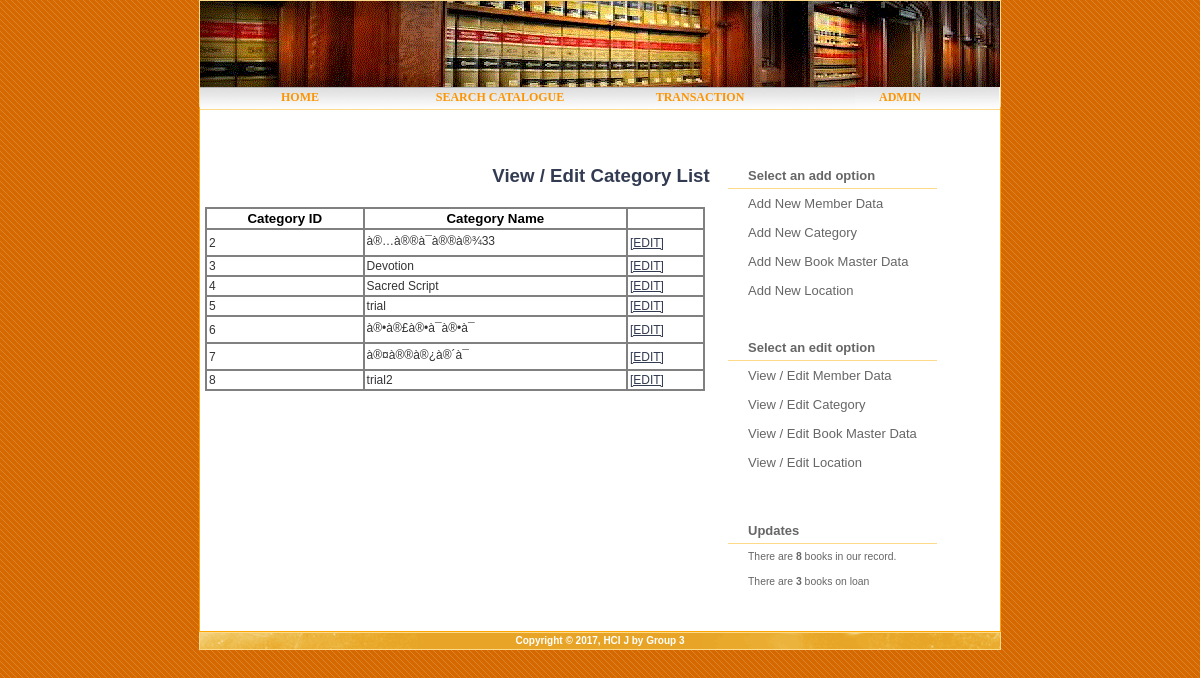
The page /library/catlist.php on the database its author committed.
### tables this page shows
CREATE TABLE `category` (
  `cat_id` int(11) NOT NULL AUTO_INCREMENT,
  `cat_name` varchar(50) NOT NULL,
  PRIMARY KEY (`cat_id`),
  UNIQUE KEY `cat_name` (`cat_name`)
);

### library/catlist.php (the view, shortened to what this page needs)
<?php
 $link=mysqli_connect('localhost','root','','library') or die (mysqli_connect_error());
$query = "SELECT * FROM category ";
$result = mysqli_query($link,$query);
$num_supp_name = mysqli_num_rows($result);?>
<html>
    <head>
        <link href="/library_j/css/default.css" rel="stylesheet" type="text/css" />
    </head>
    <body>
        <div id="wrapper">
<?php include_once $_SERVER['DOCUMENT_ROOT'] .'/library_j/includes/header.php'; ?>
                <div id="page">
                <div id="content">
                    <div id="welcome">
 <h2 class="head2" ><a class="head">View / Edit Category List</a></h2>
 <table class="aatable" style="width:500px; position:relative;left:-30px;">
<tr>
<th >Category ID</th>
<th>Category Name</th><th></th>
</tr>
<?php
while ($row = mysqli_fetch_array($result)){
$cat_id = $row['cat_id'];
$cat_name = $row['cat_name'];
echo "<tr>";
echo "<td>".$cat_id."</td>";
echo "<td >".$cat_name."</td>";
?>
<td><a href="cat_update.php?action=edit&id=<?php echo $row['cat_name']; ?>">[EDIT]</a> </td>
<?php
echo "</tr>";
}
?>
 </table>
                    </div>
                </div>
                <div id="sidebar">
                    <ul>
                        <?php include $_SERVER['DOCUMENT_ROOT'] .'/library_j/includes/nav_library.php';?>
                            <?php include $_SERVER['DOCUMENT_ROOT'] .'/library_j/includes/updates.php';?>
                    </ul>
                </div>
                <div style="clear: both; height: 1px"></div>
            </div>
 <?php include $_SERVER['DOCUMENT_ROOT'] .'/library_j/includes/footer.php';?>
        </div>
    </body>
</html>

### css/default.css (style rules this page uses)
* { margin: 0px; padding: 0px; }
body { background: url(images/bkgd.gif); font-size: 13px; color: #333336; font-family: Arial, Helvetica, sans-serif; }
h1, h2, h3 { color: #AA2808; }
p, blockquote, ul, ol { margin-bottom: 20px; line-height: 1.6em; }
a { text-decoration: underline; color: #323B51; }
a.head { text-decoration: none; font-size: 14pt; font-family: arial; }
#page { width: 800px; margin:0 auto;min-height:520px; border:1px solid orange; background-color:white; }
#content { position:relative;top:22px; float:left; width: 480px; padding: 35px 10px 50px 35px; text-align:justify; font-family: Verdana; }
#content h1, #content h2, #content h3 { margin-bottom: 20px; color: gray; }
#content h2 { font-size: 107%; }
#sidebar { position:relative; top:15px;left:3px; float: left; padding: 20px 0px 30px 0px; color: #666666; }
#sidebar ul { margin: 0; padding: 0; list-style: none; line-height: normal;color: #666666; }
TABLE.aatable { margin:0 auto; font-size:10pt; width:794px; position:relative;left:-31px; font-family: arial; background-color: gray; }
TH { font-size:10pt; color:black; text-align:center;padding:2px; background-color: white; }
TD { font-size:9pt; text-align:left;padding:2px; background-color: white; }
h2.head2 { width:794px;margin:0 auto; position:relative;left:-31px; text-align:center; font-size: 24pt; }

### rows shown on the page
category: cat_id "2", cat_name "à®…à®®à¯à®®à®¾33"
category: cat_id "3", cat_name "Devotion"
category: cat_id "4", cat_name "Sacred Script"
category: cat_id "5", cat_name "trial"
category: cat_id "6", cat_name "à®•à®£à®•à¯à®•à¯"
category: cat_id "7", cat_name "à®¤à®®à®¿à®´à¯"
category: cat_id "8", cat_name "trial2"

### other values the page prints
$num_supp_name "8"
$num_book_due "3"
